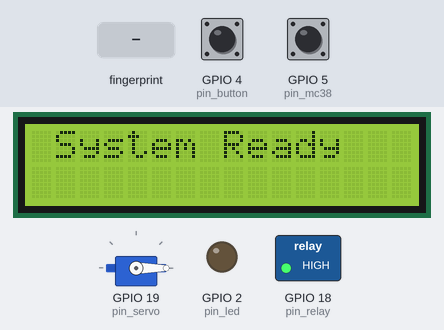
A sketch run on a simulated ESP8266 (NodeMCU). Shown: servo, 16×2 character LCD, switched loads named in the sketch (green lamp = pin HIGH), output pins drawn as LEDs (lit = HIGH). Inputs (shaded band) come from the test bench; at power-on: GPIO 4 (pin_button) HIGH, GPIO 5 (pin_mc38) HIGH. WiFi joins after 1.5 s; servers stay silent unless stated; what the sketch prints to the serial monitor is not drawn.

Above: at 3.2 s.
At 5.3 s:
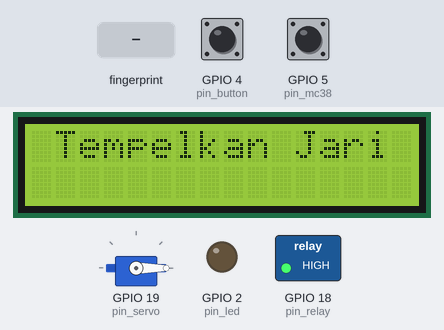
5.4 s: finger stored as number 1 placed on the sensor
At 7.7 s:
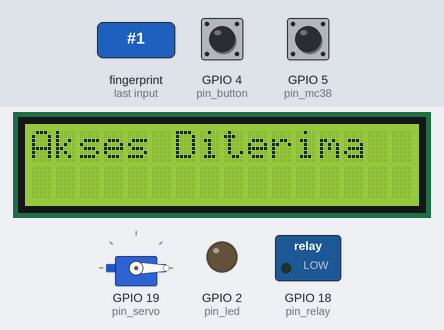
At 10.6 s:
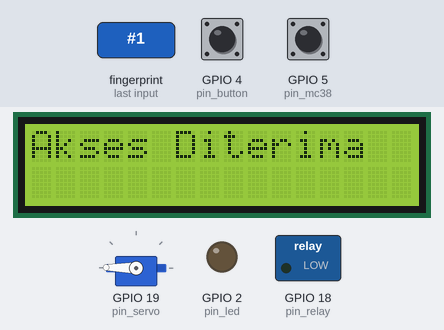
Timing chart, 0 to 21.1 s (numbered marks = the images above; inputs shaded):
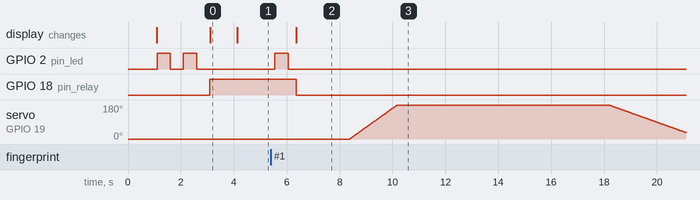

The sketch:

Gabungan.ino
```cpp
//memanggil Library yang dibutuhkan
#include <WiFi.h>
#include <Adafruit_Fingerprint.h>
#include <LiquidCrystal_PCF8574.h>
#include <ESP32_Servo.h>
#include "CTBot.h" // library diakses directory local

//Inisialisasi Parameter Library
#define mySerial Serial2
Adafruit_Fingerprint finger = Adafruit_Fingerprint(&mySerial);
LiquidCrystal_PCF8574 lcd(0x27); // alamat lcd
CTBot myBot;
Servo myservo;

//Mencantunkan parameter yang dibutuhkan
String ssid   = "Galaxy A53"    ; // REPLACE mySSID WITH YOUR WIFI SSID
String pass   = "qfst2380"; // REPLACE myPassword YOUR WIFI PASSWORD, IF ANY
String token  = "7262134227:AAFWhPKm3aYNXk4_l7nw50VJnF0dHPmooCs"   ; // REPLACE myToken WITH YOUR TELEGRAM BOT TOKEN
long id_token = 341683059; //User ID // menggunakan tipe data long karena datanya bertipe number

//mendefinisikan Variabel Global
bool flag = true; // variabel untuk switch
bool akses; // variabel untuk bot telegram
bool flag_btn = true; //variabel untuk button

//Mendefinisikan nama-nama user yang terdaftar
String user_name[6] = {
  "Prodi1",
  "Prodi2",
  "User Name 3",
};

//Inisialisasi pin yang digunakan
#define pin_relay 18
#define pin_mc38 5
#define pin_servo 19
#define pin_led 2
#define pin_button 4
#define setup_servo 0
#define range_servo 180

void setup(){
  Serial.begin(115200);
  // set the data rate for the sensor serial port
  finger.begin(57600);
  myservo.attach(pin_servo); //menentukan pin servo
  myservo.write(setup_servo); //servo memulai dengan setup awal servo
  lcd.begin(16, 2);
  lcd.setBacklight(1); //Menyalakan backlight LCD
  lcd.clear();
  lcd.setCursor(2, 0); //kolom 2 baris 0
  lcd.print("System Start");
  Serial.println("System Start");
  //Mendefinisikan pin menjadi input atau output
  pinMode(pin_mc38,INPUT_PULLUP); // pullup mengaktifkan resistor internal
  pinMode(pin_relay,OUTPUT);
  pinMode(pin_led, OUTPUT);
  pinMode(pin_button, INPUT_PULLUP);

  delay(5);
  if (finger.verifyPassword()) {
    Serial.println("Found fingerprint sensor!");
  } else {
    Serial.println("Did not find fingerprint sensor :(");
    while (1) { delay(1); } //tidak akan diekseskusi sebelum fingerprint terdeteksi
  }

  Serial.println(F("Reading sensor parameters")); //fungsi F untuk menyimpan dimemori flash
  finger.getParameters();
// menampilkan informasi data fingerprint
  Serial.print(F("Capacity: ")); Serial.println(finger.capacity); // jumlah maksimal sidik jari yg disimpan
  Serial.print(F("Security level: ")); Serial.println(finger.security_level); //tingkat keamanan untuk mencocokan sidik jari
  Serial.print(F("Device address: ")); Serial.println(finger.device_addr, HEX); //alamat komunikasi fingerprint dalam format heksadesimal
  Serial.print(F("Packet len: ")); Serial.println(finger.packet_len); // panjang paket data yg digunakan dalam komunikasi ESP32 Mikrokonroler dan Fingerprint
  Serial.print(F("Baud rate: ")); Serial.println(finger.baud_rate); // kecepatan komunikasi serial dalam satuan bps

  finger.getTemplateCount();
  //Mengecek apakah di sensor sudah terdaftar id atau belum
  if (finger.templateCount == 0) {
    Serial.print("Sensor doesn't contain any fingerprint data. Please run the 'enroll'.");
  }
  else {
    Serial.println("Waiting for valid finger...");
      Serial.print("Sensor contains "); Serial.print(finger.templateCount); Serial.println(" templates"); // menampilkan jumlah sidik jari yg terdaftar
  }
  //Menghubungkan ke Wi-Fi
  WiFi.begin(ssid, pass);
  while (WiFi.status() != WL_CONNECTED) { //jika tidak bisa terhubung selama sepuluh detik maka esp akan di restart
  Serial.print("•");
  digitalWrite(pin_led,HIGH); // menandakan led menyala mengedip
  delay(500);
  digitalWrite(pin_led,LOW);
  delay(500);
  }
  myBot.wifiConnect(ssid, pass); //Menyambungkan board ke wifi
  myBot.setTelegramToken(token); //Menghubungkan Board Ke token telegram bot
  if (myBot.testConnection())    //Cek apakah bisa terhubung ke bot telegram
    Serial.println("\ntestConnection OK");
  else
    Serial.println("\ntestConnection NOK");

  digitalWrite(pin_relay,HIGH); //Setup awal relay dinonaktifkan dengan memberikan sinyal HIGH

  //Menampilkan pesan awal pada LCD
  lcd.clear();
  lcd.setCursor(1, 0);
  lcd.print("System Ready");
  Serial.println("System Ready");
  delay(1000);
  lcd.clear();
  lcd.setCursor(1, 0);
  lcd.print("Tempelkan Jari");
  Serial.println("Tempelkan Jari");
}

void loop(){
  handleBot();
  ReadFinger();
  delay(50);
  bool sw = digitalRead(pin_mc38);   //Mengecek status sensor MC
  bool pb = digitalRead(pin_button); //Mengecek status Button
  if(sw != flag && akses) {
    digitalWrite(pin_led,HIGH);
    delay(500);
    digitalWrite(pin_led,LOW);
    flag = sw;
    String info;
    if(sw) info = "Pintu Terbuka "; else info = "Pintu Tertutup";
    myBot.sendMessage(id_token, info);
  }
  TBMessage msg;
  if(!pb && !flag_btn){ // Jika tombol ditekan
    flag_btn = true;
    //Menyalakan relay / solenoid
    digitalWrite(pin_relay,LOW);
    Serial.println("Pintu dibuka dari dalam");
    myBot.sendMessage(id_token, "Pintu dibuka dari dalam");
    //Membuka pintu dengan servo
    for(int i=setup_servo; i<range_servo; i++){
      myservo.write(i);
      delay(10);
    }
        delay(8000);
        for(int i=range_servo; i>setup_servo; i--){
          myservo.write(i);
          delay(30);
        }
        delay(1000);
        digitalWrite(pin_relay,HIGH);
        myBot.sendMessage(id_token, "Pintu telah ditutup kembali");
  }
  if(pb) flag_btn = false; // Memeriksa apakah tombol dilepaskan
}

//Fungsi untuk membaca fingerprint
void ReadFinger(){
  uint8_t p = finger.getImage();
  if(p == FINGERPRINT_OK){ //deteksi apakah finger terdeteksi
    Serial.println("Sensor detected");
    digitalWrite(pin_led,HIGH);
    delay(500);
    digitalWrite(pin_led,LOW);
    p = finger.image2Tz(); //konversi menjadi template
    if(p == FINGERPRINT_OK){
      p = finger.fingerSearch(); //mencari tempalte sidik jari
      if(p == FINGERPRINT_OK){ //Jika fingerprint terdeteksi dan terdaftar
        flag = true;
        int user_id = finger.fingerID;
        Serial.println("ID Terdeteksi: " + String(user_id));
        lcd.clear();
        lcd.setCursor(0, 0);
        lcd.print("Akses Diterima ");

        //Memberikan akses pintu dengan membuka solenoid selama dua detik
        myBot.sendMessage(id_token, "User " + String(user_name[user_id-1]) + " Login"); //Mengirim pesan ke bot telegram
        digitalWrite(pin_relay,LOW);
        akses = true;
        delay(2000);
        //Membuka pintu
        Serial.println("Membuka Pintu");
        for(int i=setup_servo; i<range_servo; i++){
          myservo.write(i);
          delay(10);
        }
        myBot.sendMessage(id_token, "Pintu Terbuka");
        Serial.println("Tunggu 8 Detik");
        delay(8000);

        //Menutup Pintu
        Serial.println("Menutup Pintu");
        for(int i=range_servo; i>setup_servo; i--){
          myservo.write(i);
          delay(20);
        }
        delay(500);
        digitalWrite(pin_relay,HIGH);
        lcd.setCursor(1, 0);
        lcd.print("Tempelkan Jari  ");
      } else { //Jika fingerprint tidak terdaftar
        Serial.println("ID Tidak Terdaftar");
        lcd.clear();
        lcd.setCursor(0, 0);
        lcd.print("Akses Ditolak ");
        delay(2000);
        lcd.clear();
        lcd.setCursor(1, 0);
        lcd.print("Tidak Terdaftar");
        myBot.sendMessage(id_token, "Percobaan Akses Ditolak");
        delay(1000);
        lcd.setCursor(1, 0);
        lcd.print("Tempelkan Jari  ");
      }
    }
  }
}

void handleBot(){
  TBMessage msg;
  if (CTBotMessageText == myBot.getNewMessage(msg)){
    if (msg.text.equalsIgnoreCase("Buka Pintu")) { // Memeriksa apakah teks pesan yang diterima sama dengan "Buka Pintu" (case-insensitive).
      Serial.println("Membuka Pintu");
      digitalWrite(pin_relay,LOW);
        for(int i=setup_servo; i<range_servo; i++){
          myservo.write(i);
          delay(10);
        }
        myBot.sendMessage(id_token, "Pintu Berhasil Terbuka");
        delay(8000);
        //Menutup Pintu
        Serial.println("Menutup Pintu");
        for(int i=range_servo; i>setup_servo; i--){
          myservo.write(i);
          delay(20);
        }
        myBot.sendMessage(id_token, "Pintu Telah Tertutup");
        digitalWrite(pin_relay,HIGH);
      } else
      {
      myBot.sendMessage(id_token, "Maaf, saya tidak diprogram untuk membalas pesan ini 🙏.");
    }
  }
}
```

Measured:
- after the input at 5.4 s, GPIO 2 (pin_led): LOW → HIGH after 0.15 s, → LOW 0.50 s later; GPIO 18 (pin_relay): HIGH → LOW after 0.97 s; servo on GPIO 19 (pin_servo): rises from 0° to 180° in 9.8 s, then falls to 35° in 2.9 s; the display: changes after 0.97 s (image 2)
- what the display in image 0 shows lasts 1.0 s, from 3.1 s to 4.1 s
